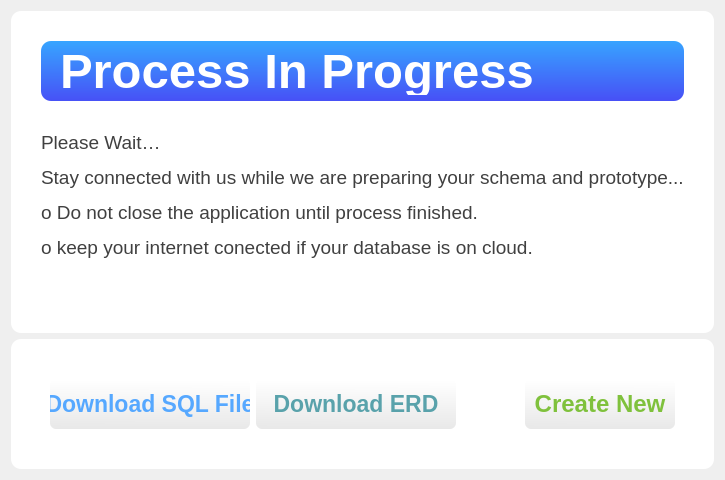
         <widget class="QWidget" name="page_5">
          <layout class="QVBoxLayout" name="verticalLayout_54">
           <item>
            <widget class="QFrame" name="frame_51">
             <property name="minimumSize">
              <size>
               <width>0</width>
               <height>60</height>
              </size>
             </property>
             <property name="maximumSize">
              <size>
               <width>16777215</width>
               <height>16777215</height>
              </size>
             </property>
             <property name="styleSheet">
              <string notr="true">background-color: rgb(255, 255, 255);
border-radius:10px;</string>
             </property>
             <property name="frameShape">
              <enum>QFrame::StyledPanel</enum>
             </property>
             <property name="frameShadow">
              <enum>QFrame::Raised</enum>
             </property>
             <layout class="QVBoxLayout" name="verticalLayout_53">
              <property name="spacing">
               <number>30</number>
              </property>
              <property name="leftMargin">
               <number>30</number>
              </property>
              <property name="topMargin">
               <number>30</number>
              </property>
              <property name="rightMargin">
               <number>30</number>
              </property>
              <property name="bottomMargin">
               <number>30</number>
              </property>
              <item>
               <widget class="QLabel" name="label_21">
                <property name="maximumSize">
                 <size>
                  <width>16777215</width>
                  <height>60</height>
                 </size>
                </property>
                <property name="font">
                 <font>
                  <pointsize>37</pointsize>
                  <weight>75</weight>
                  <bold>true</bold>
                 </font>
                </property>
                <property name="styleSheet">
                 <string notr="true">background-color: qlineargradient(spread:pad, x1:0.502463, y1:0, x2:0.527, y2:1, stop:0 rgba(55, 164, 255, 255), stop:1 rgba(71, 80, 246, 255));
border-radius:8px;
color: rgb(255, 255, 255);
border-radius:10px;
padding:6px;
</string>
                </property>
                <property name="text">
                 <string>Process In Progress</string>
                </property>
                <property name="textFormat">
                 <enum>Qt::PlainText</enum>
                </property>
               </widget>
              </item>
              <item>
               <widget class="QLabel" name="label_9">
                <property name="maximumSize">
                 <size>
                  <width>16777215</width>
                  <height>150</height>
                 </size>
                </property>
                <property name="text">
                 <string>&lt;html&gt;&lt;head/&gt;&lt;body&gt;&lt;p&gt;&lt;span style=&quot; font-family:'Times New Roman,serif'; font-size:14pt; color:#404040;&quot;&gt;Please Wait…&lt;/span&gt;&lt;/p&gt;&lt;p&gt;&lt;span style=&quot; font-family:'Times New Roman,serif'; font-size:14pt; color:#404040;&quot;&gt;Stay connected with us while we are preparing your schema and prototype...&lt;/span&gt;&lt;/p&gt;&lt;p&gt;&lt;span style=&quot; font-family:'Courier New'; font-size:14pt; color:#404040;&quot;&gt;    o &lt;/span&gt;&lt;span style=&quot; font-family:'Times New Roman,serif'; font-size:14pt; color:#404040;&quot;&gt;Do not close the application until process finished.&lt;/span&gt;&lt;/p&gt;&lt;p&gt;&lt;span style=&quot; font-family:'Courier New'; font-size:14pt; color:#404040;&quot;&gt;    o &lt;/span&gt;&lt;span style=&quot; font-family:'Times New Roman,serif'; font-size:14pt; color:#404040;&quot;&gt;keep your internet conected if your database is on cloud.&lt;/span&gt;&lt;/p&gt;&lt;/body&gt;&lt;/html&gt;</string>
                </property>
               </widget>
              </item>
              <item>
               <widget class="QLabel" name="label_31">
                <property name="text">
                 <string/>
                </property>
               </widget>
              </item>
             </layout>
            </widget>
           </item>
           <item>
            <widget class="QFrame" name="frame_53">
             <property name="minimumSize">
              <size>
               <width>0</width>
               <height>130</height>
              </size>
             </property>
             <property name="maximumSize">
              <size>
               <width>16777215</width>
               <height>130</height>
              </size>
             </property>
             <property name="styleSheet">
              <string notr="true">background-color: rgb(255, 255, 255);
border-radius:10px;</string>
             </property>
             <property name="frameShape">
              <enum>QFrame::StyledPanel</enum>
             </property>
             <property name="frameShadow">
              <enum>QFrame::Raised</enum>
             </property>
             <layout class="QHBoxLayout" name="horizontalLayout_12">
              <item>
               <widget class="QFrame" name="frame_52">
                <property name="frameShape">
                 <enum>QFrame::StyledPanel</enum>
                </property>
                <property name="frameShadow">
                 <enum>QFrame::Raised</enum>
                </property>
                <layout class="QHBoxLayout" name="horizontalLayout_15">
                 <property name="leftMargin">
                  <number>30</number>
                 </property>
                 <property name="topMargin">
                  <number>30</number>
                 </property>
                 <property name="rightMargin">
                  <number>30</number>
                 </property>
                 <property name="bottomMargin">
                  <number>30</number>
                 </property>
                 <item>
                  <widget class="QPushButton" name="pushButton_14">
                   <property name="minimumSize">
                    <size>
                     <width>200</width>
                     <height>50</height>
                    </size>
                   </property>
                   <property name="maximumSize">
                    <size>
                     <width>200</width>
                     <height>50</height>
                    </size>
                   </property>
                   <property name="font">
                    <font>
                     <pointsize>17</pointsize>
                     <weight>75</weight>
                     <bold>true</bold>
                    </font>
                   </property>
                   <property name="cursor">
                    <cursorShape>PointingHandCursor</cursorShape>
                   </property>
                   <property name="styleSheet">
                    <string notr="true">color: rgb(86, 168, 255);
qproperty-icon: url(:/all_icons/icons/3031718.png);
qproperty-iconSize: 30px;
background-color: qlineargradient(spread:pad, x1:0.477833, y1:0.0170455, x2:0.463054, y2:1, stop:0 rgba(255, 255, 255, 255), stop:1 rgba(232, 232, 232, 255));
border-radius:6px;</string>
                   </property>
                   <property name="text">
                    <string>Download SQL File</string>
                   </property>
                  </widget>
                 </item>
                 <item>
                  <widget class="QPushButton" name="pushButton_15">
                   <property name="minimumSize">
                    <size>
                     <width>200</width>
                     <height>50</height>
                    </size>
                   </property>
                   <property name="maximumSize">
                    <size>
                     <width>200</width>
                     <height>50</height>
                    </size>
                   </property>
                   <property name="font">
                    <font>
                     <pointsize>17</pointsize>
                     <weight>75</weight>
                     <bold>true</bold>
                    </font>
                   </property>
                   <property name="cursor">
                    <cursorShape>PointingHandCursor</cursorShape>
                   </property>
                   <property name="styleSheet">
                    <string notr="true">color: rgb(89, 162, 171);
qproperty-icon: url(:/all_icons/icons/9261197.png);
qproperty-iconSize: 30px;
background-color: qlineargradient(spread:pad, x1:0.477833, y1:0.0170455, x2:0.463054, y2:1, stop:0 rgba(255, 255, 255, 255), stop:1 rgba(232, 232, 232, 255));
border-radius:6px;</string>
                   </property>
                   <property name="text">
                    <string>Download ERD</string>
                   </property>
                  </widget>
                 </item>
                </layout>
               </widget>
              </item>
              <item alignment="Qt::AlignRight">
               <widget class="QFrame" name="frame_54">
                <property name="frameShape">
                 <enum>QFrame::StyledPanel</enum>
                </property>
                <property name="frameShadow">
                 <enum>QFrame::Raised</enum>
                </property>
                <layout class="QVBoxLayout" name="verticalLayout_22">
                 <property name="leftMargin">
                  <number>30</number>
                 </property>
                 <property name="topMargin">
                  <number>30</number>
                 </property>
                 <property name="rightMargin">
                  <number>30</number>
                 </property>
                 <property name="bottomMargin">
                  <number>30</number>
                 </property>
                 <item>
                  <widget class="QPushButton" name="pushButton_7">
                   <property name="minimumSize">
                    <size>
                     <width>150</width>
                     <height>50</height>
                    </size>
                   </property>
                   <property name="maximumSize">
                    <size>
                     <width>150</width>
                     <height>50</height>
                    </size>
                   </property>
                   <property name="font">
                    <font>
                     <pointsize>18</pointsize>
                     <weight>75</weight>
                     <bold>true</bold>
                    </font>
                   </property>
                   <property name="cursor">
                    <cursorShape>PointingHandCursor</cursorShape>
                   </property>
                   <property name="styleSheet">
                    <string notr="true">color:rgb(127, 193, 60);
qproperty-icon: url(:/all_icons/icons/4122925.png);
qproperty-iconSize: 30px;
background-color: qlineargradient(spread:pad, x1:0.477833, y1:0.0170455, x2:0.463054, y2:1, stop:0 rgba(255, 255, 255, 255), stop:1 rgba(232, 232, 232, 255));
border-radius:6px;
</string>
                   </property>
                   <property name="text">
                    <string>Create New</string>
                   </property>
                  </widget>
                 </item>
                </layout>
               </widget>
              </item>
             </layout>
            </widget>
           </item>
          </layout>
         </widget>
